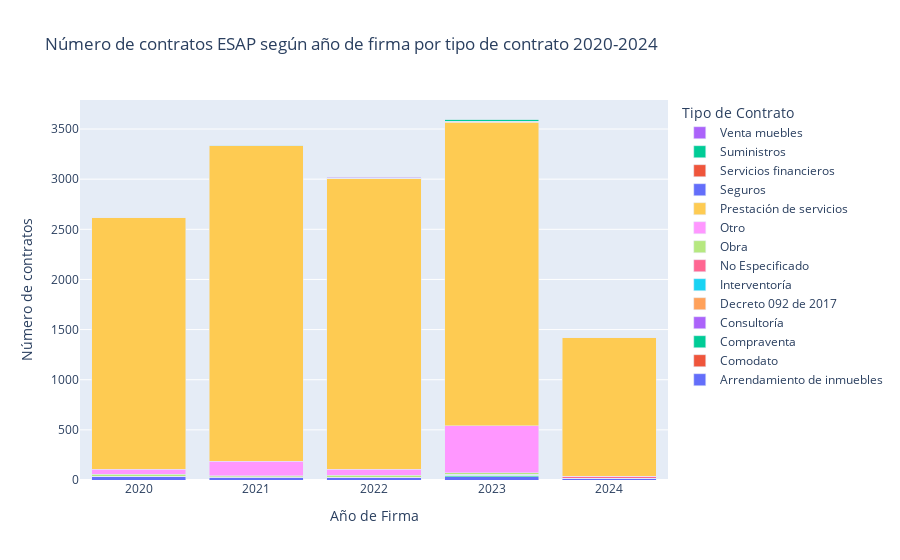

Notebook source saved alongside this figure:
### Markdown cell above
_Número de contratos ESAP por tipo de contrato año 2020 - 2024_

### Code cell
# Agrupar por año y tipo de contrato
tipo_contrato_anio_counts = secop.groupby(['ano_fecha_de_firma', 'tipo_de_contrato']).size().unstack(fill_value=0)

# Crear el gráfico
fig = go.Figure()
for tipo in tipo_contrato_anio_counts.columns:
    fig.add_trace(go.Bar(
        x=tipo_contrato_anio_counts.index,
        y=tipo_contrato_anio_counts[tipo],
        name=tipo
    ))

# Actualizar el diseño del gráfico
fig.update_layout(
    barmode='stack',
    title='Número de contratos ESAP según año de firma por tipo de contrato 2020-2024',
    xaxis_title='Año de Firma',
    yaxis_title='Número de contratos',
    legend_title='Tipo de Contrato'
)

### Figure 1 — Plotly figure (JSON) as saved in the notebook; plotly's stock layout.template omitted (floating-point values rounded to 4 significant figures)
{"data": [{"name": "Arrendamiento de inmuebles", "type": "bar", "x": [2020, 2021, 2022, 2023, 2024], "y": [33, 26, 22, 30, 18]}, {"name": "Comodato", "type": "bar", "x": [2020, 2021, 2022, 2023, 2024], "y": [0, 1, 0, 1, 0]}, {"name": "Compraventa", "type": "bar", "x": [2020, 2021, 2022, 2023, 2024], "y": [2, 6, 7, 16, 0]}, {"name": "Consultoría", "type": "bar", "x": [2020, 2021, 2022, 2023, 2024], "y": [0, 0, 0, 2, 0]}, {"name": "Decreto 092 de 2017", "type": "bar", "x": [2020, 2021, 2022, 2023, 2024], "y": [0, 0, 0, 4, 0]}, {"name": "Interventoría", "type": "bar", "x": [2020, 2021, 2022, 2023, 2024], "y": [2, 0, 0, 2, 1]}, {"name": "No Especificado", "type": "bar", "x": [2020, 2021, 2022, 2023, 2024], "y": [0, 0, 0, 0, 12]}, {"name": "Obra", "type": "bar", "x": [2020, 2021, 2022, 2023, 2024], "y": [18, 7, 17, 19, 1]}, {"name": "Otro", "type": "bar", "x": [2020, 2021, 2022, 2023, 2024], "y": [50, 145, 59, 469, 6]}, {"name": "Prestación de servicios", "type": "bar", "x": [2020, 2021, 2022, 2023, 2024], "y": [2514, 3147, 2905, 3024, 1387]}, {"name": "Seguros", "type": "bar", "x": [2020, 2021, 2022, 2023, 2024], "y": [0, 1, 0, 9, 0]}, {"name": "Servicios financieros", "type": "bar", "x": [2020, 2021, 2022, 2023, 2024], "y": [0, 0, 0, 1, 0]}, {"name": "Suministros", "type": "bar", "x": [2020, 2021, 2022, 2023, 2024], "y": [5, 6, 3, 23, 1]}, {"name": "Venta muebles", "type": "bar", "x": [2020, 2021, 2022, 2023, 2024], "y": [0, 0, 4, 0, 0]}], "layout": {"barmode": "stack", "legend": {"title": {"text": "Tipo de Contrato"}}, "title": {"text": "Número de contratos ESAP según año de firma por tipo de contrato 2020-2024"}, "xaxis": {"title": {"text": "Año de Firma"}}, "yaxis": {"title": {"text": "Número de contratos"}}}}
